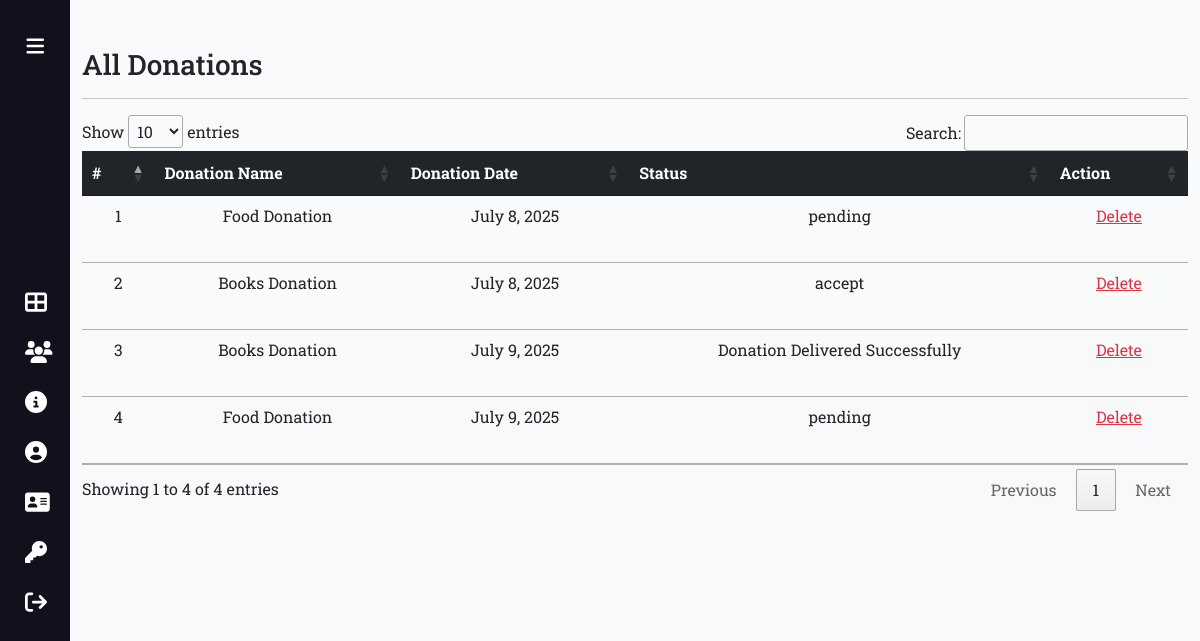
Page /all-donations/ (signed in) on the committed database.
### app/models.py (models this page shows, shortened)
class Donation(models.Model):
    donor = models.ForeignKey(Donor, on_delete=models.CASCADE)
    donationname = models.CharField(choices=DONATION_CHOICES,max_length=100, null=True)
    donationpic = models.ImageField(upload_to='donation', null=True, blank=True)
    collectionloc = models.CharField(max_length=300, null=True)
    description = models.CharField(max_length=300, null=True)
    status = models.CharField(max_length=30, null=True)
    donationdate = models.DateField(null=True)
    adminremark = models.CharField(max_length=200, null=True)
    volunteer = models.ForeignKey(Volunteer, on_delete=models.CASCADE, null=True)
    donationarea = models.ForeignKey(DonationArea, on_delete=models.CASCADE, null=True)
    volunteerremark = models.CharField(max_length=200, null=True)
    updatedondate = models.DateField(null=True)

### app/views.py (the view)
# urls.py: path("all-donations/", views.all_donations, name="all_donations"),
def all_donations(request):
    if not request.user.is_authenticated:
        return redirect('/login-admin')
    donation = Donation.objects.all()
    return render(request, "all-donations.html",locals())

### app/templates/all-donations.html
{% extends 'base-db-admin.html' %}
{% load static %}
{% block main %}
<div class="container mt-5 vh-100 table-responsive">
    <h3>All Donations</h3>
    <hr>
    <table id="mytable" class="table data">
        <thead class="table-dark">
            <tr class="text-center">
                <th scope="col">#</th>
                <th scope="col">Donation Name</th>
                <th scope="col">Donation Date</th>
                <th scope="col">Status</th>
                <th scope="col">Action</th>
              </tr>
        </thead>
        <tbody>
{% for i in donation %}
<tr class="text-center">
    <td>{{ forloop.counter }}</td>
    <td>{{ i.donationname }}</td>
    <td>{{ i.donationdate }}</td>
    <td>{{ i.status }}</td>
    <td><a href="{% url 'delete_donation' i.id %}" class="text-danger" onclick="return confirm('Are you sure you want to delete this donation?');">Delete</a></td>
</tr>
{% endfor %}
        </tbody>
    </table>
  </div>
{% endblock main %}

### app/static/css/style-admin.css (style rules this page uses)
* { margin:0; padding:0; box-sizing: border-box; }
body { position: relative; min-height: 100vh; width: 100%; overflow: hidden; }
.table tr td { height: 50px; }

### rows in the picture
Donation: donationname "Food Donation", donationdate "July 8, 2025", status "pending"
Donation: donationname "Books Donation", donationdate "July 8, 2025", status "accept"
Donation: donationname "Books Donation", donationdate "July 9, 2025", status "Donation Delivered Successfully"
Donation: donationname "Food Donation", donationdate "July 9, 2025", status "pending"
